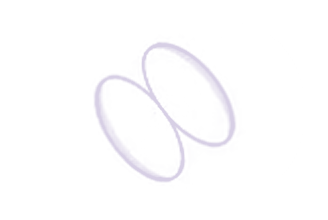
#> input picture tools/references/wires/wire-prism.webp, 328 x 220 px
$ python bake-hand-poses.py wires/wire-orbit.webp wires/wire-prism.webp wires/wire-prism.webp
#> lines starting #> are read from the running program, lines starting #| are printed output that depends on the picture; after the words box and inside, x2 and y2 are one past the last pixel; in counts of white or black regions, pixels touching at a corner belong together
"""Bake eight caption-free painted hand poses from user HD part 01.
Usage: python tools/references/bake-hand-poses.py /outside/part-01.mp4 /outside/old-hand.webp
Recover old alpha matte from 6d7aa13:assets/story/hand.webp; source clips stay outside runtime.
Optical flow transfers the manually traced matte; SIFT registers the original crop.
"""
import cv2,numpy as np
from PIL import Image
import sys
from pathlib import Path
study=Path(sys.argv[3]) if len(sys.argv)>3 else Path(sys.argv[1]).parent
study.mkdir(parents=True,exist_ok=True)
old=np.array(Image.open(sys.argv[2]).convert('RGBA'));v=cv2.VideoCapture(sys.argv[1])
#> further down, old is the input picture: shape (220, 328, 4); mean R, G, B, A 24.2, 23.3, 25.8, 9.7
def get(t):
#> called with t = 0.65
 v.set(cv2.CAP_PROP_POS_MSEC,t*1000);ok,bgr=v.read();assert ok
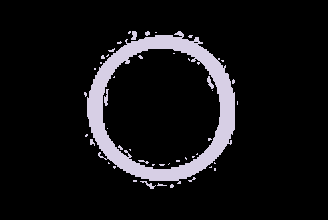
#> input picture tools/references/wires/wire-orbit.webp, 328 x 220 px
#> in get, bgr is the input picture: shape (220, 328, 3); mean B, G, R 20.8, 18.8, 19.5
 hsv=cv2.cvtColor(bgr,cv2.COLOR_BGR2HSV);m=((hsv[:,:,1]<75)&(hsv[:,:,2]>140)).astype('uint8')*255;m[:1030]=0;m[1510:]=0;m[:,:220]=0
#> after `hsv = cv2.cvtColor(bgr, cv2.COLOR_BGR2HSV)`: hsv: shape (220, 328, 3); mean H, S, V 11.9, 2.2, 20.8
#> after `m = ((hsv[:, :, 1] < 75) & (hsv[:, :, 2] > 140)).astype('uint8') * 255`:
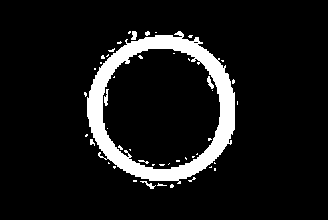
#> m: shape (220, 328); 9.1% white; 47 white regions (40 under 20 px), largest, box (x1, y1, x2, y2) and area: (87, 31, 235, 184) 6038, (104, 89, 109, 106) 47, (207, 76, 214, 89) 44
#> after `m[:1030] = 0`: m: shape (220, 328); 9.07% of pixels changed, all inside (x1, y1, x2, y2) = (84, 31, 238, 189)
 return cv2.inpaint(bgr,cv2.dilate(m,np.ones((3,3),np.uint8)),5,cv2.INPAINT_TELEA)
base=get(.65);sift=cv2.SIFT_create();k1,d1=sift.detectAndCompute(cv2.cvtColor(old[:,:,:3],cv2.COLOR_RGB2GRAY),(old[:,:,3]>230).astype('uint8')*255);k2,d2=sift.detectAndCompute(cv2.cvtColor(base,cv2.COLOR_BGR2GRAY),None)
#> after `k1, d1 = sift.detectAndCompute(cv2.cvtColor(old[:, :, :3], cv2.COLOR_R`: k1 = 20 keypoints; strongest (x, y, size): (166, 114, 4.2), (146, 78, 3.8), (180, 142, 3.8), (153, 98, 5)
#> after `k2, d2 = sift.detectAndCompute(cv2.cvtColor(base, cv2.COLOR_BGR2GRAY),`: k2 = 109 keypoints; strongest (x, y, size): (172, 186, 2.6), (86, 135, 1.9), (209, 139, 2), (147, 162, 2)
matches=cv2.BFMatcher().knnMatch(d1,d2,k=2);good=[a for a,b in matches if a.distance<.65*b.distance];print('Matches',len(good))
#> after `matches = cv2.BFMatcher().knnMatch(d1, d2, k=2)`: matches = 20 matches
#> after `matches = cv2.BFMatcher().knnMatch(d1, d2, k=2)`:
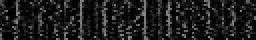
#> d1: shape (20, 128) float32 (shown 2 times larger); min 0, max 137, mean 28
#> after `good = [a for a, b in matches if a.distance < 0.65 * b.distance]`: good = []
#| Matches 0
p1=np.float32([k1[m.queryIdx].pt for m in good]);p2=np.float32([k2[m.trainIdx].pt for m in good]);M,inliers=cv2.estimateAffinePartial2D(p1,p2);print(M,'inliers',inliers.sum());mask=cv2.warpAffine(old[:,:,3],M,(base.shape[1],base.shape[0]));cv2.imwrite(str(study/'reg-mask.png'),mask)
#> after `p1 = np.float32([k1[m.queryIdx].pt for m in good])`: p1 = empty array
#> after `p2 = np.float32([k2[m.trainIdx].pt for m in good])`: p2 = empty array
#> (the run stopped early here; a loop or call above may not have finished)
